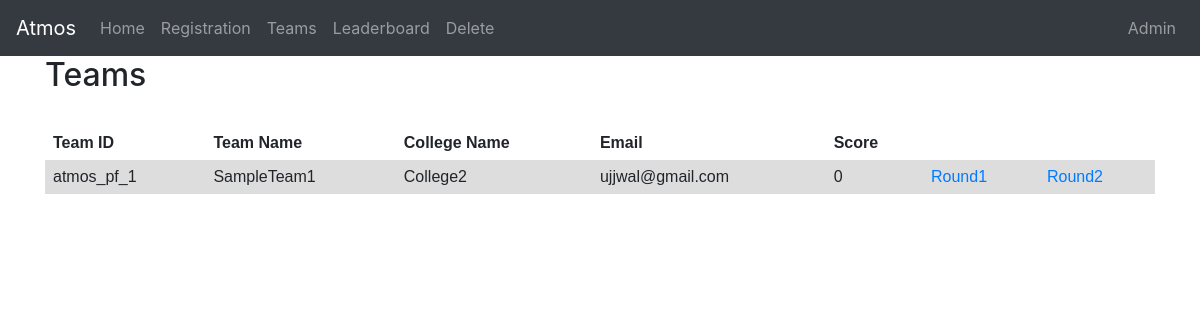
Before: /teams/ with the older database file.
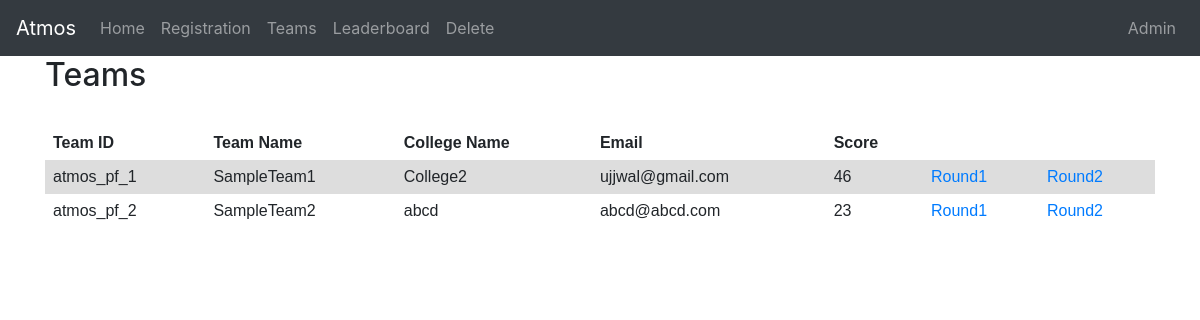
After: the same page with the newer database file.
### portal/models.py (models this page shows, shortened)
class Team(models.Model):
    final_score = models.IntegerField(default=0)
    score1 = models.IntegerField(default=0)
    score2 = models.IntegerField(default=0)
    score3 = models.IntegerField(default=0)
    round1_done = models.BooleanField(default=False)
    round2_done = models.BooleanField(default=False)
    team_name = models.CharField(max_length=100, unique=True)
    college_name = models.CharField(max_length=100)
    email = models.EmailField()

### portal/views.py (the view)
# urls.py: path('teams/', views.teams, name='teams'),
def teams(request):
    teams = Team.objects.all()
    return render(
        request,
        'teams.html',
        context={'teams': teams}
    )

### portal/templates/teams.html (shortened to what this page needs)
{% extends "base.html" %}
{% block content %}
<div class="container">
<h2>Teams</h2>
<br>
<table>
	<tr>
		<th><b>Team ID</b></th>
		<th>Team Name</th>
		<th>College Name</th>
		<th>Email</th>
		<th>Score</th>
        <th></th>
        <th></th>
	</tr>
{% for team in teams %}
	<tr>
		<td>atmos_pf_{{team.pk}}</td>
		<td>{{team.team_name}}</td>
		<td>{{team.college_name}}</td>
		<td>{{team.email}}</td>
		<td>{{team.final_score}}</td>
        <td><a href="/round1/{{team.team_name}}/">Round1</a></td>
        <td><a href="/round2/{{team.team_name}}/">Round2</a></td>
	</tr>
{% endfor %}
</table>
</div>
{% endblock %}

Changed rows visible on the page:
changed Team "SampleTeam1": final_score "0" → "46"
added Team: pk "2", team_name "SampleTeam2", college_name "abcd", email "abcd@abcd.com", final_score "23"
